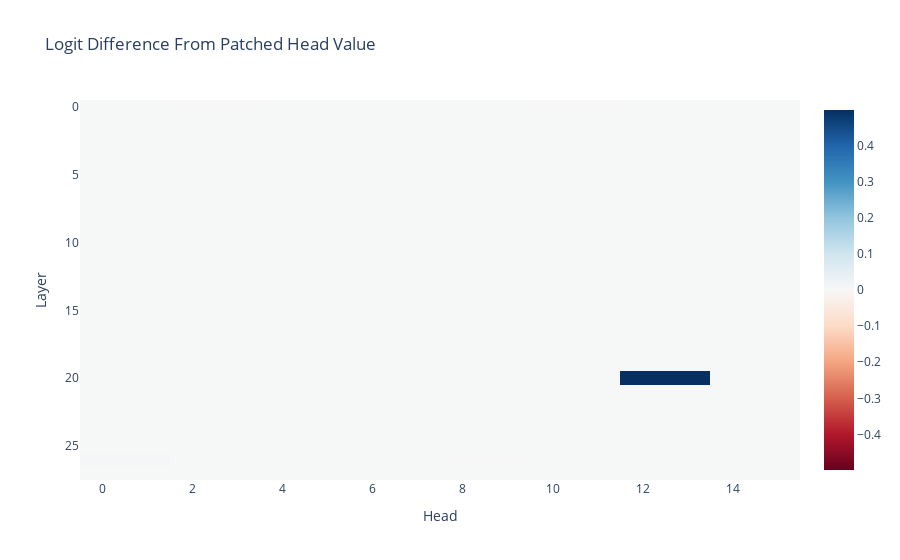

Write notebook code for a chart like this one.
### Code cell
imshow(
    patched_head_v_diff,
    title="Logit Difference From Patched Head Value",
    labels={"x": "Head", "y": "Layer"},
    aspect='auto'
)

### Figure 1 — Plotly figure (JSON) as saved in the notebook; plotly's stock layout.template omitted (floating-point values rounded to 4 significant figures; data arrays with more than 128 entries replaced by an {"elided": "..."} marker saying what was removed)
{"data": [{"coloraxis": "coloraxis", "hovertemplate": "Head: %{x}<br>Layer: %{y}<br>color: %{z}<extra></extra>", "name": "0", "type": "heatmap", "xaxis": "x", "yaxis": "y", "z": {"elided": "28x16 float values"}}], "layout": {"coloraxis": {"cmid": 0, "colorscale": [[0, "rgb(103,0,31)"], [0.1, "rgb(178,24,43)"], [0.2, "rgb(214,96,77)"], [0.3, "rgb(244,165,130)"], [0.4, "rgb(253,219,199)"], [0.5, "rgb(247,247,247)"], [0.6, "rgb(209,229,240)"], [0.7, "rgb(146,197,222)"], [0.8, "rgb(67,147,195)"], [0.9, "rgb(33,102,172)"], [1, "rgb(5,48,97)"]]}, "title": {"text": "Logit Difference From Patched Head Value"}, "xaxis": {"anchor": "y", "domain": [0, 1], "title": {"text": "Head"}}, "yaxis": {"anchor": "x", "autorange": "reversed", "domain": [0, 1], "title": {"text": "Layer"}}}}
